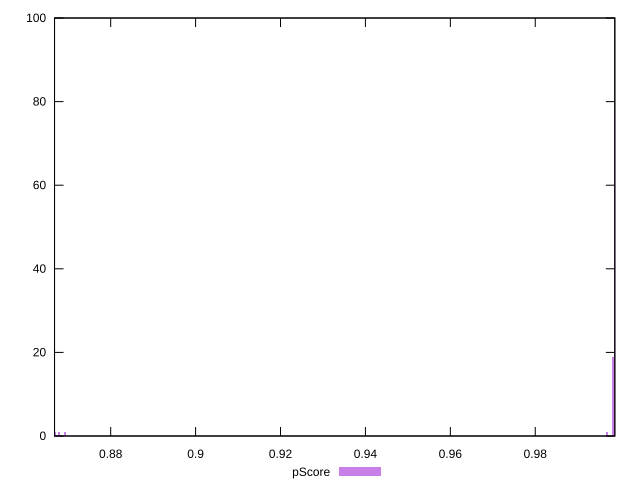

Reproduce this figure in gnuplot.
reset

$pScore <<EOF
0.9968117405884471 1
0.9988275378393843 77
0.869312564466669 1
0.99832358852665 19
0.8667928179029974 1
0.8678007165284661 1
EOF

set key outside below
set boxwidth 0.0005039493127343009
set xrange [0.8667712459348641:0.9987431126369559]
set yrange [0:100]
set trange [0:100]
set style fill transparent solid 0.5 noborder
set terminal svg size 640, 490 enhanced background rgb 'white'
set output "report_00018_2021-02-10T15-25-16.877Z/first-cpu-idle/samples/pages+cached+noadtech+nomedia+nocss/pScore/histogram.svg"

plot $pScore title "pScore" with boxes

reset
